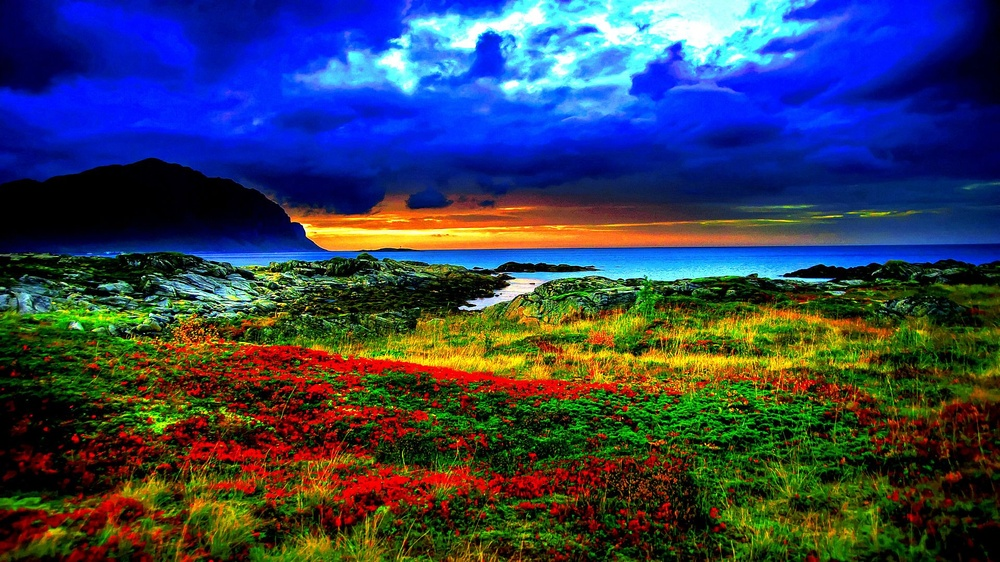
//> input picture pdf/images/colorful.jpg, 1000 x 562 px, shrunk from 1920 x 1080 before the run
$ ./components_test colorful.jpg   (built with g++ and OpenCV 4)
//> lines starting //> are read from the running program, lines starting //| are printed output that depends on the picture; after the words box and inside, x2 and y2 are one past the last pixel; in counts of white or black regions, pixels touching at a corner belong together
#include <opencv2/core/utility.hpp>
#include "opencv2/imgproc.hpp"
#include "opencv2/imgcodecs.hpp"
#include "opencv2/highgui.hpp"
#include <iostream>
using namespace cv;
using namespace std;
Mat img;
int threshval = 100;
static void on_trackbar(int, void*)
{
    Mat bw = threshval < 128 ? (img < threshval) : (img > threshval);
    Mat labelImage(img.size(), CV_32S);
    int nLabels = connectedComponents(bw, labelImage, 8);
    std::vector<Vec3b> colors(nLabels);
    colors[0] = Vec3b(0, 0, 0);//background
    cout<<"Number of found labels is: "<<nLabels<<endl;
    for(int label = 1; label < nLabels; ++label){
        colors[label] = Vec3b( (rand()&255), (rand()&255), (rand()&255) );
    }
    Mat dst(img.size(), CV_8UC3);
    for(int r = 0; r < dst.rows; ++r){
        for(int c = 0; c < dst.cols; ++c){
            int label = labelImage.at<int>(r, c);
            Vec3b &pixel = dst.at<Vec3b>(r, c);
            pixel = colors[label];
         }
     }
    imshow( "Connected Components", dst );
}
int main( int argc, const char** argv )
{
    CommandLineParser parser(argc, argv, "{@image|colorful.jpg|image for converting to a grayscale}"); //rgb.jpg
    parser.about("\nThis program demonstrates connected components and use of the trackbar\n");
    parser.printMessage();
    cout << "\nThe image is converted to grayscale and displayed, another image has a trackbar\n"
            "that controls thresholding and thereby the extracted contours which are drawn in color\n";
    String inputImage = parser.get<string>(0);
    img = imread(samples::findFile(inputImage), IMREAD_GRAYSCALE  );
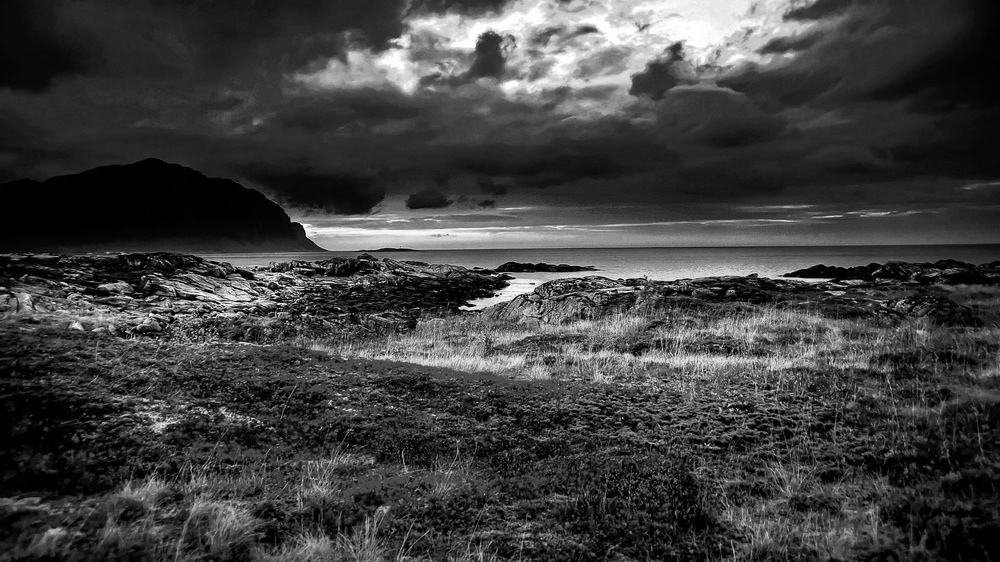
//> img: 562 rows x 1000 cols, CV_8UC1; min 0, max 255, mean 63.5
    if(img.empty())
    {
        cout << "Could not read input image file: " << inputImage << endl;
        return EXIT_FAILURE;
    }
    imshow( "Image", img );
    namedWindow( "Connected Components", WINDOW_AUTOSIZE);
    createTrackbar( "Threshold", "Connected Components", &threshval, 255, on_trackbar );
    on_trackbar(threshval, 0);
//> in on_trackbar, `Mat bw = threshval < 128 ? (img < threshval) : (img > threshval);`:
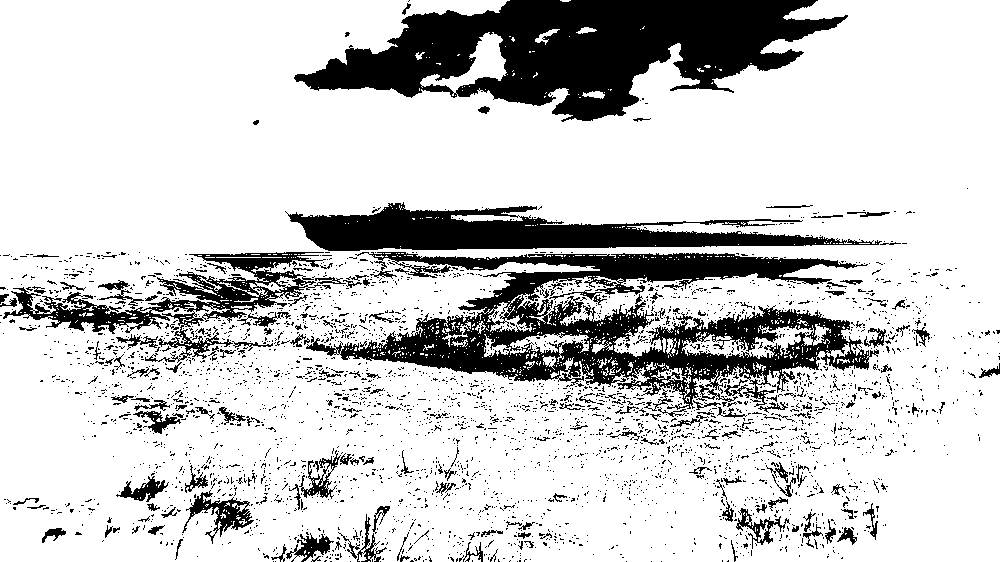
//> bw: 562 rows x 1000 cols, CV_8UC1; 79.9% white; 3462 black regions (3270 under 20 px), largest, box (x1, y1, x2, y2) and area: (294, 0, 848, 122) 35384, (306, 252, 879, 410) 31536, (285, 202, 882, 251) 13869
//> in on_trackbar, `int nLabels = connectedComponents(bw, labelImage, 8);`:
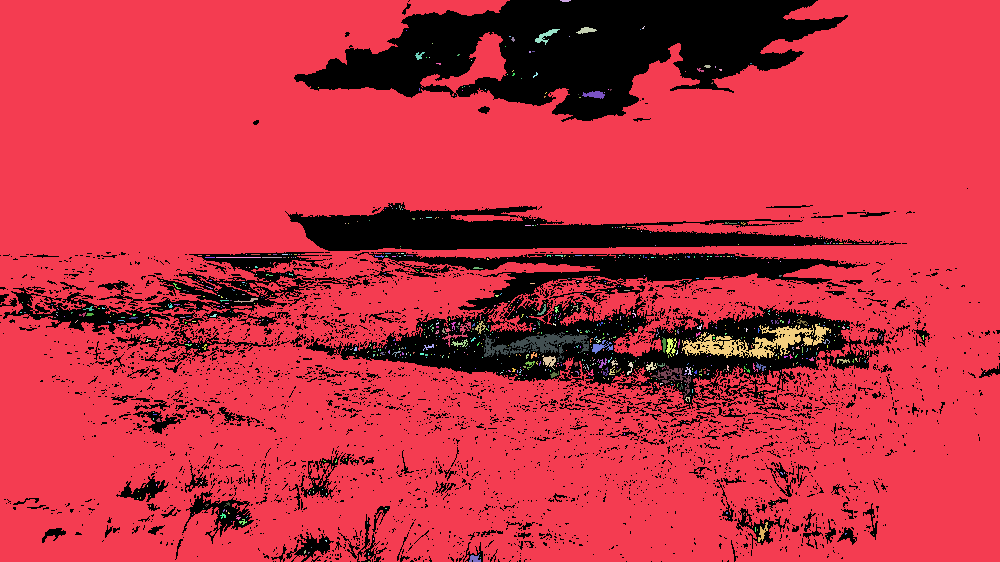
//> labelImage: 562 rows x 1000 cols, CV_32SC1; 864 distinct labels, from 0 to 863; one colour per label, 0 black
//> in on_trackbar, `int nLabels = connectedComponents(bw, labelImage, 8);`: nLabels = 864
//| Number of found labels is: 864
//> in on_trackbar, `imshow( "Connected Components", dst );`:
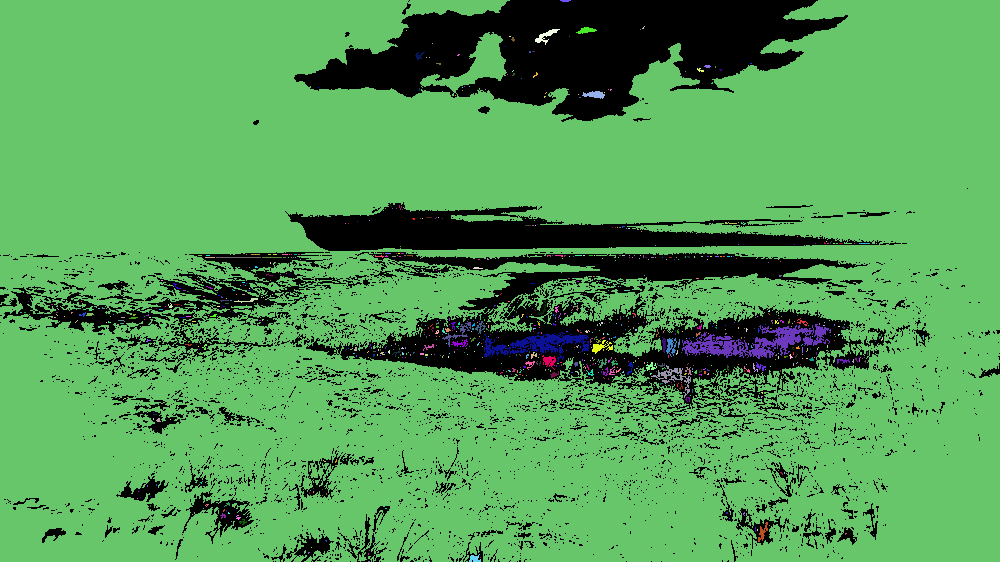
//> window 'Connected Components': 562 rows x 1000 cols, CV_8UC3; mean B, G, R 84.5, 156.8, 82.4
    waitKey(0);
    return EXIT_SUCCESS;
}
